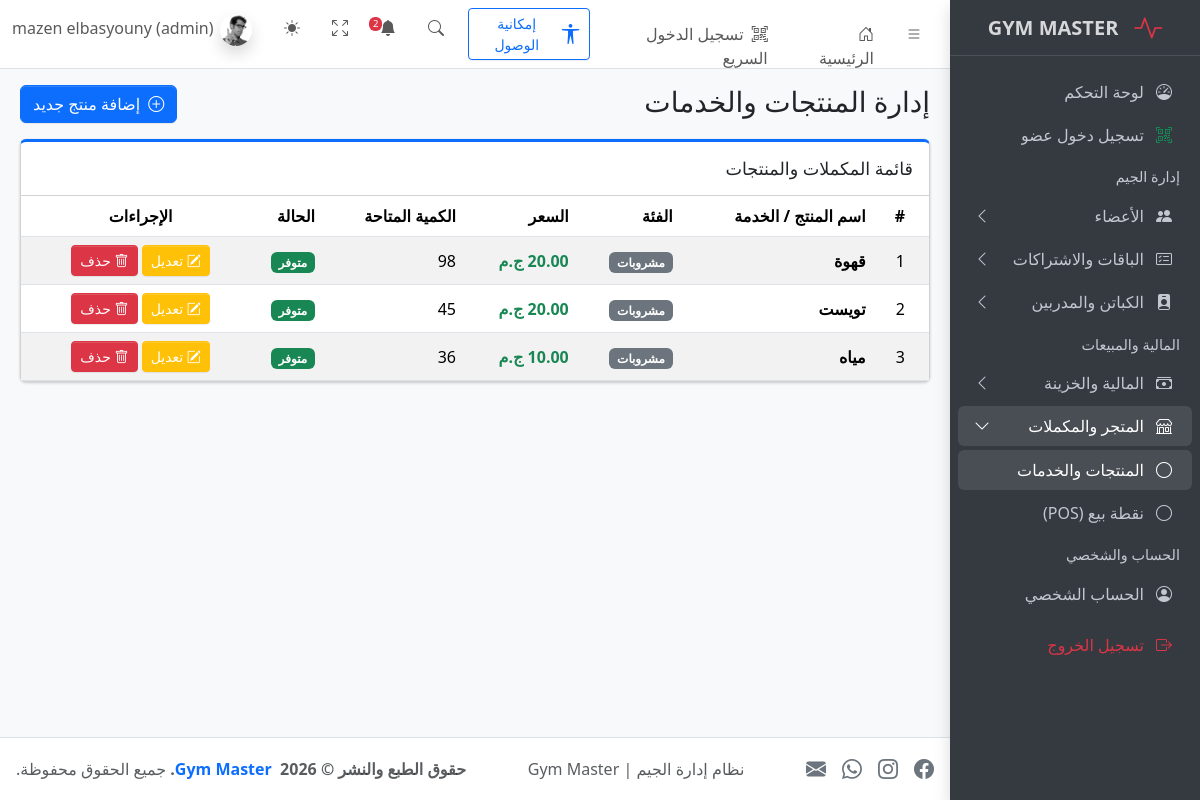
The page /products.php (signed in) on the database its author committed.
### tables this page shows
CREATE TABLE `products` (
  `id` int(11) NOT NULL,
  `name` varchar(255) NOT NULL,
  `category` varchar(100) DEFAULT 'مكملات',
  `price` decimal(10,2) NOT NULL DEFAULT 0.00,
  `quantity` int(11) NOT NULL DEFAULT 0,
  `created_at` timestamp NOT NULL DEFAULT current_timestamp()
);

### products.php (the view, shortened to what this page needs)
<?php
$canManageProducts = isset($_SESSION['user_id']) && in_array($_SESSION['role'] ?? '', ['admin', 'staff'], true);
require_once __DIR__ . '/includes/header.php';
require_once __DIR__ . '/includes/sidebar.php';
try {
    $products = $pdo->query("SELECT * FROM products ORDER BY id DESC")->fetchAll();
} catch (Exception $e) {
    $products = [];
}
?>
<main class="app-main">
    <div class="app-content-header">
        <div class="container-fluid">
            <div class="row">
                <div class="col-sm-6">
                    <h3 class="mb-0">إدارة المنتجات والخدمات</h3>
                </div>
                <div class="col-sm-6 text-end">
                    <?php if ($canManageProducts): ?>
                        <button class="btn btn-primary" data-bs-toggle="modal" data-bs-target="#addProductModal">
                            <i class="bi bi-plus-circle me-1"></i> إضافة منتج جديد
                        </button>
                    <?php endif; ?>
                </div>
            </div>
        </div>
    </div>
    <div class="app-content">
        <div class="container-fluid">
            <div class="card card-outline card-primary">
                <div class="card-header">
                    <h3 class="card-title">قائمة المكملات والمنتجات</h3>
                </div>
                <div class="card-body p-0">
                    <table class="table table-striped table-hover m-0 align-middle">
                        <thead>
                            <tr>
                                <th>#</th>
                                <th>اسم المنتج / الخدمة</th>
                                <th>الفئة</th>
                                <th>السعر</th>
                                <th>الكمية المتاحة</th>
                                <th>الحالة</th>
                                <?php if ($canManageProducts): ?>
                                    <th class="text-center">الإجراءات</th>
                                <?php endif; ?>
                            </tr>
                        </thead>
                        <tbody>
                            <?php if (!empty($products)): ?>
                                <?php foreach ($products as $index => $item): ?>
                                    <tr>
                                        <td><?= $index + 1 ?></td>
                                        <td class="fw-bold"><?= htmlspecialchars($item['name']) ?></td>
                                        <td><span class="badge bg-secondary"><?= htmlspecialchars($item['category']) ?></span></td>
                                        <td class="text-success fw-bold"><?= number_format($item['price'], 2) ?> ج.م</td>
                                        <td><?= number_format($item['quantity']) ?></td>
                                        <td>
                                            <?php if ($item['quantity'] > 5): ?>
                                                <span class="badge bg-success">متوفر</span>
                                            <?php elseif ($item['quantity'] > 0): ?>
                                                <span class="badge bg-warning">مخزون منخفض</span>
                                            <?php else: ?>
                                                <span class="badge bg-danger">نفذت الكمية</span>
                                            <?php endif; ?>
                                        </td>
                                        <?php if ($canManageProducts): ?>
                                            <td class="text-center">
                                                <button class="btn btn-sm btn-warning text-white edit-btn"
                                                        data-bs-toggle="modal"
                                                        data-bs-target="#editProductModal"
                                                        data-id="<?= $item['id'] ?>"
                                                        data-name="<?= htmlspecialchars($item['name']) ?>"
                                                        data-category="<?= htmlspecialchars($item['category']) ?>"
                                                        data-price="<?= $item['price'] ?>"
                                                        data-quantity="<?= $item['quantity'] ?>">
                                                    <i class="bi bi-pencil-square"></i> تعديل
                                                </button>
                                                <a href="products.php?delete_id=<?= $item['id'] ?>"
                                                   class="btn btn-sm btn-danger"
                                                   onclick="return confirm('هل أنت متأكد من حذف هذا المنتج؟');">
                                                    <i class="bi bi-trash"></i> حذف
                                                </a>
                                            </td>
                                        <?php endif; ?>
                                    </tr>
                                <?php endforeach; ?>
                            <?php else: ?>
                                <tr>
                                    <td colspan="<?= $canManageProducts ? 7 : 6 ?>" class="text-center py-3 text-muted">لا توجد منتجات مسجلة حالياً.</td>
                                </tr>
                            <?php endif; ?>
                        </tbody>
                    </table>
                </div>
            </div>
        </div>
    </div>
</main>
<?php require_once __DIR__ . '/includes/footer.php'; ?>

### rows shown on the page
products: name "قهوة", category "مشروبات", price "20.00", quantity "98", shows "متوفر"
products: name "تويست", category "مشروبات", price "20.00", quantity "45", shows "متوفر"
products: name "مياه", category "مشروبات", price "10.00", quantity "36", shows "متوفر"

### other values the page prints
$totalNotifications "2"
$displayName "mazen elbasyouny"
$displayRole "admin"
